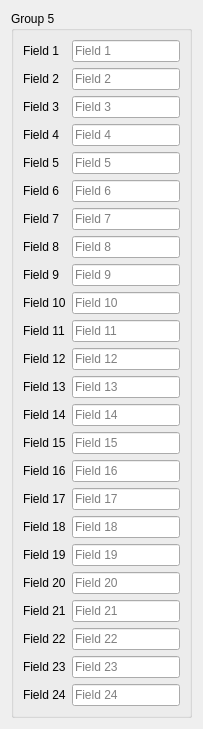
     <widget class="QWidget" name="page5">
      <attribute name="title">
       <string>Page 5</string>
      </attribute>
      <layout class="QVBoxLayout" name="pageLayout5">
       <item>
        <widget class="QGroupBox" name="group5">
         <property name="title">
          <string>Group 5</string>
         </property>
         <layout class="QFormLayout" name="form5">
          <item row="0" column="0">
           <widget class="QLabel" name="p5l1">
            <property name="text">
             <string>Field 1</string>
            </property>
           </widget>
          </item>
          <item row="0" column="1">
           <widget class="QLineEdit" name="p5f1">
            <property name="placeholderText">
             <string>Field 1</string>
            </property>
           </widget>
          </item>
          <item row="1" column="0">
           <widget class="QLabel" name="p5l2">
            <property name="text">
             <string>Field 2</string>
            </property>
           </widget>
          </item>
          <item row="1" column="1">
           <widget class="QLineEdit" name="p5f2">
            <property name="placeholderText">
             <string>Field 2</string>
            </property>
           </widget>
          </item>
          <item row="2" column="0">
           <widget class="QLabel" name="p5l3">
            <property name="text">
             <string>Field 3</string>
            </property>
           </widget>
          </item>
          <item row="2" column="1">
           <widget class="QLineEdit" name="p5f3">
            <property name="placeholderText">
             <string>Field 3</string>
            </property>
           </widget>
          </item>
          <item row="3" column="0">
           <widget class="QLabel" name="p5l4">
            <property name="text">
             <string>Field 4</string>
            </property>
           </widget>
          </item>
          <item row="3" column="1">
           <widget class="QLineEdit" name="p5f4">
            <property name="placeholderText">
             <string>Field 4</string>
            </property>
           </widget>
          </item>
          <item row="4" column="0">
           <widget class="QLabel" name="p5l5">
            <property name="text">
             <string>Field 5</string>
            </property>
           </widget>
          </item>
          <item row="4" column="1">
           <widget class="QLineEdit" name="p5f5">
            <property name="placeholderText">
             <string>Field 5</string>
            </property>
           </widget>
          </item>
          <item row="5" column="0">
           <widget class="QLabel" name="p5l6">
            <property name="text">
             <string>Field 6</string>
            </property>
           </widget>
          </item>
          <item row="5" column="1">
           <widget class="QLineEdit" name="p5f6">
            <property name="placeholderText">
             <string>Field 6</string>
            </property>
           </widget>
          </item>
          <item row="6" column="0">
           <widget class="QLabel" name="p5l7">
            <property name="text">
             <string>Field 7</string>
            </property>
           </widget>
          </item>
          <item row="6" column="1">
           <widget class="QLineEdit" name="p5f7">
            <property name="placeholderText">
             <string>Field 7</string>
            </property>
           </widget>
          </item>
          <item row="7" column="0">
           <widget class="QLabel" name="p5l8">
            <property name="text">
             <string>Field 8</string>
            </property>
           </widget>
          </item>
          <item row="7" column="1">
           <widget class="QLineEdit" name="p5f8">
            <property name="placeholderText">
             <string>Field 8</string>
            </property>
           </widget>
          </item>
          <item row="8" column="0">
           <widget class="QLabel" name="p5l9">
            <property name="text">
             <string>Field 9</string>
            </property>
           </widget>
          </item>
          <item row="8" column="1">
           <widget class="QLineEdit" name="p5f9">
            <property name="placeholderText">
             <string>Field 9</string>
            </property>
           </widget>
          </item>
          <item row="9" column="0">
           <widget class="QLabel" name="p5l10">
            <property name="text">
             <string>Field 10</string>
            </property>
           </widget>
          </item>
          <item row="9" column="1">
           <widget class="QLineEdit" name="p5f10">
            <property name="placeholderText">
             <string>Field 10</string>
            </property>
           </widget>
          </item>
          <item row="10" column="0">
           <widget class="QLabel" name="p5l11">
            <property name="text">
             <string>Field 11</string>
            </property>
           </widget>
          </item>
          <item row="10" column="1">
           <widget class="QLineEdit" name="p5f11">
            <property name="placeholderText">
             <string>Field 11</string>
            </property>
           </widget>
          </item>
          <item row="11" column="0">
           <widget class="QLabel" name="p5l12">
            <property name="text">
             <string>Field 12</string>
            </property>
           </widget>
          </item>
          <item row="11" column="1">
           <widget class="QLineEdit" name="p5f12">
            <property name="placeholderText">
             <string>Field 12</string>
            </property>
           </widget>
          </item>
          <item row="12" column="0">
           <widget class="QLabel" name="p5l13">
            <property name="text">
             <string>Field 13</string>
            </property>
           </widget>
          </item>
          <item row="12" column="1">
           <widget class="QLineEdit" name="p5f13">
            <property name="placeholderText">
             <string>Field 13</string>
            </property>
           </widget>
          </item>
          <item row="13" column="0">
           <widget class="QLabel" name="p5l14">
            <property name="text">
             <string>Field 14</string>
            </property>
           </widget>
          </item>
          <item row="13" column="1">
           <widget class="QLineEdit" name="p5f14">
            <property name="placeholderText">
             <string>Field 14</string>
            </property>
           </widget>
          </item>
          <item row="14" column="0">
           <widget class="QLabel" name="p5l15">
            <property name="text">
             <string>Field 15</string>
            </property>
           </widget>
          </item>
          <item row="14" column="1">
           <widget class="QLineEdit" name="p5f15">
            <property name="placeholderText">
             <string>Field 15</string>
            </property>
           </widget>
          </item>
          <item row="15" column="0">
           <widget class="QLabel" name="p5l16">
            <property name="text">
             <string>Field 16</string>
            </property>
           </widget>
          </item>
          <item row="15" column="1">
           <widget class="QLineEdit" name="p5f16">
            <property name="placeholderText">
             <string>Field 16</string>
            </property>
           </widget>
          </item>
          <item row="16" column="0">
           <widget class="QLabel" name="p5l17">
            <property name="text">
             <string>Field 17</string>
            </property>
           </widget>
          </item>
          <item row="16" column="1">
           <widget class="QLineEdit" name="p5f17">
            <property name="placeholderText">
             <string>Field 17</string>
            </property>
           </widget>
          </item>
          <item row="17" column="0">
           <widget class="QLabel" name="p5l18">
            <property name="text">
             <string>Field 18</string>
            </property>
           </widget>
          </item>
          <item row="17" column="1">
           <widget class="QLineEdit" name="p5f18">
            <property name="placeholderText">
             <string>Field 18</string>
            </property>
           </widget>
          </item>
          <item row="18" column="0">
           <widget class="QLabel" name="p5l19">
            <property name="text">
             <string>Field 19</string>
            </property>
           </widget>
          </item>
          <item row="18" column="1">
           <widget class="QLineEdit" name="p5f19">
            <property name="placeholderText">
             <string>Field 19</string>
            </property>
           </widget>
          </item>
          <item row="19" column="0">
           <widget class="QLabel" name="p5l20">
            <property name="text">
             <string>Field 20</string>
            </property>
           </widget>
          </item>
          <item row="19" column="1">
           <widget class="QLineEdit" name="p5f20">
            <property name="placeholderText">
             <string>Field 20</string>
            </property>
           </widget>
          </item>
          <item row="20" column="0">
           <widget class="QLabel" name="p5l21">
            <property name="text">
             <string>Field 21</string>
            </property>
           </widget>
          </item>
          <item row="20" column="1">
           <widget class="QLineEdit" name="p5f21">
            <property name="placeholderText">
             <string>Field 21</string>
            </property>
           </widget>
          </item>
          <item row="21" column="0">
           <widget class="QLabel" name="p5l22">
            <property name="text">
             <string>Field 22</string>
            </property>
           </widget>
          </item>
          <item row="21" column="1">
           <widget class="QLineEdit" name="p5f22">
            <property name="placeholderText">
             <string>Field 22</string>
            </property>
           </widget>
          </item>
          <item row="22" column="0">
           <widget class="QLabel" name="p5l23">
            <property name="text">
             <string>Field 23</string>
            </property>
           </widget>
          </item>
          <item row="22" column="1">
           <widget class="QLineEdit" name="p5f23">
            <property name="placeholderText">
             <string>Field 23</string>
            </property>
           </widget>
          </item>
          <item row="23" column="0">
           <widget class="QLabel" name="p5l24">
            <property name="text">
             <string>Field 24</string>
            </property>
           </widget>
          </item>
          <item row="23" column="1">
           <widget class="QLineEdit" name="p5f24">
            <property name="placeholderText">
             <string>Field 24</string>
            </property>
           </widget>
          </item>
         </layout>
        </widget>
       </item>
      </layout>
     </widget>
